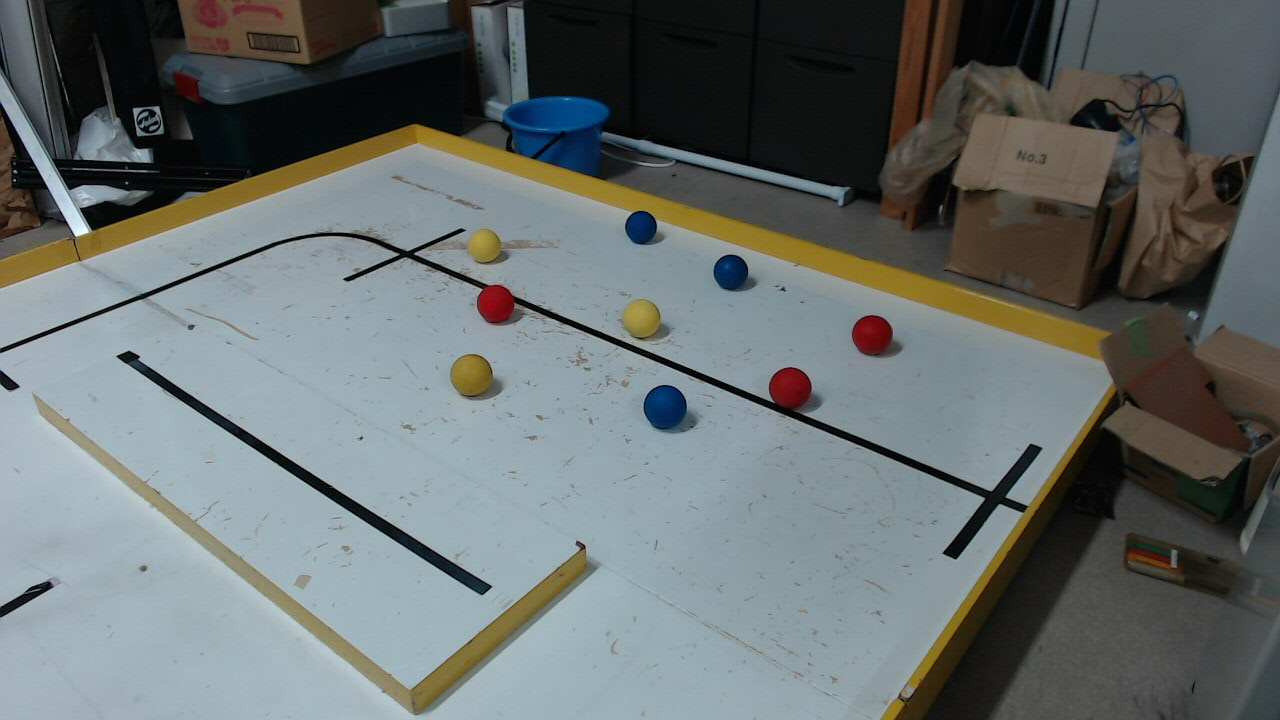
#> input picture opencv_sample/rov_test/ball_kyougidai.jpg, 1280 x 720 px
$ python green.py
#> lines starting #> are read from the running program, lines starting #| are printed output that depends on the picture; after the words box and inside, x2 and y2 are one past the last pixel; in counts of white or black regions, pixels touching at a corner belong together
import cv2
import numpy as np

def main():

    img = cv2.imread('ball_kyougidai.jpg')
#> img is the input picture: shape (720, 1280, 3); mean B, G, R 109.6, 110.3, 103.6

    while(1):
        #kernel = np.ones((5,5), np.float32)/ 25
        #img = cv2.filter2D(img, -1, kernel)
        hsv = cv2.cvtColor(img, cv2.COLOR_BGR2HSV)
#> hsv: shape (720, 1280, 3); mean H, S, V 77.3, 57.9, 117.9
        low_green = np.array([100, 114, 60])
        upper_green = np.array([155, 255, 255])

        mask = cv2.inRange(hsv, low_green, upper_green)
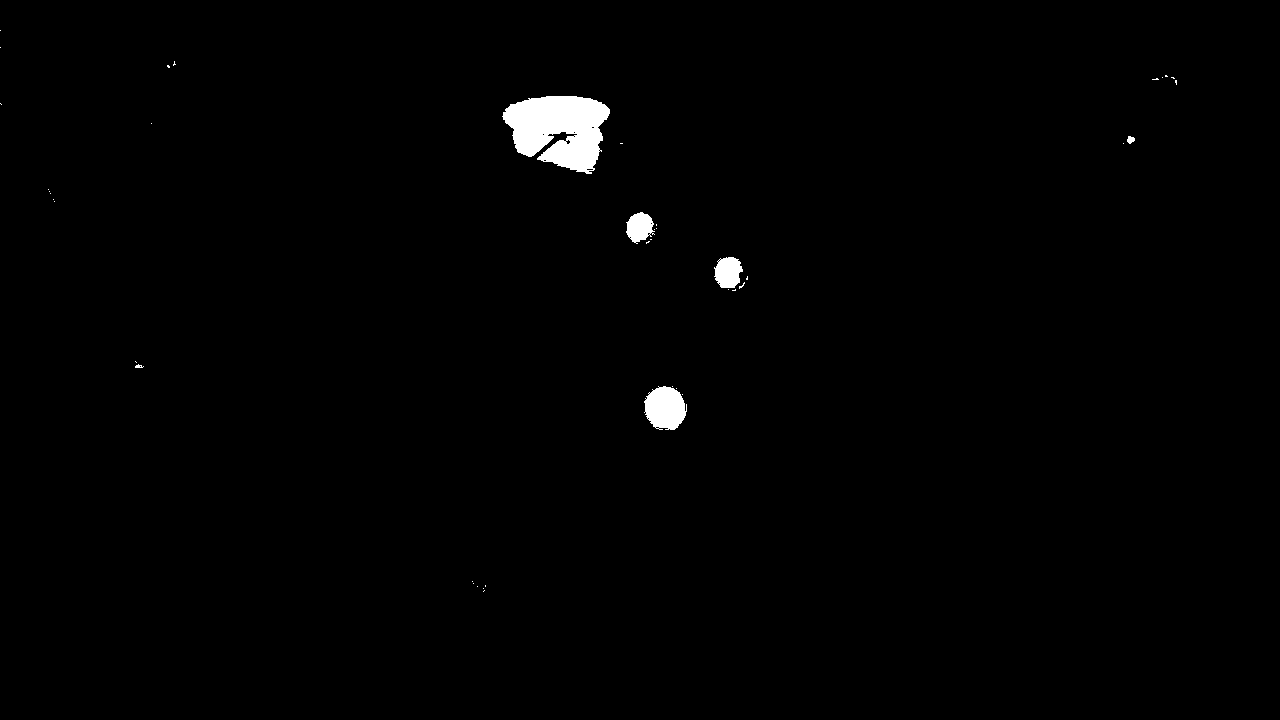
#> mask: shape (720, 1280); 0.94% white; 43 white regions (37 under 20 px), largest, box (x1, y1, x2, y2) and area: (502, 96, 610, 174) 5721, (644, 386, 687, 430) 1422, (714, 257, 743, 288) 684, (626, 212, 655, 244) 621, (1127, 136, 1135, 144) 45, (135, 364, 144, 368) 22

        masking = cv2.bitwise_and(img, img, mask = mask)


        cv2.imshow('test1', img)
        cv2.imshow('test2', masking)

        k = cv2.waitKey(1)
#> (key Esc is pressed here)
        if k == 27:
            break

#> (the run stopped early here; a loop or call above may not have finished)
